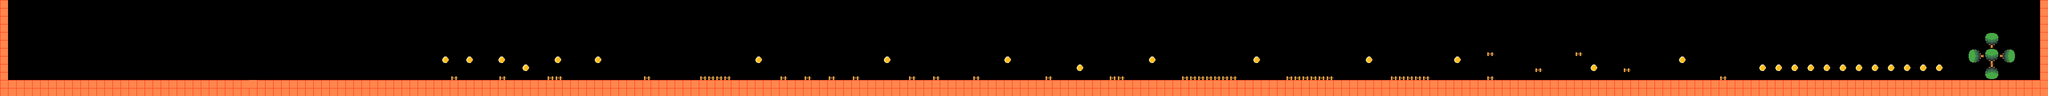

Below is a game level as drawn by its tile map, then a one-line description and the .tmx that defines it (tile-layer data replaced by summaries):
An orthogonal 255x12 tile map with 16x16 px tiles, 5 tile layers (obs, grid, car, win, ...).

<map version="1.9" tiledversion="1.9.2" orientation="orthogonal" renderorder="right-down" width="255" height="12" tilewidth="16" tileheight="16" infinite="0" nextlayerid="8" nextobjectid="1">
 <tileset firstgid="1" source="tile2.tsx" />
 <layer id="1" name="obs" width="255" height="12">
  <data>[3060 cells, 530 non-empty, 2 distinct tile ids]</data>
 </layer>
 <layer id="2" name="grid" width="255" height="12">
  <data>[3060 cells, 530 non-empty, 1 distinct tile ids]</data>
 </layer>
 <layer id="5" name="car" width="255" height="12">
  <data>[3060 cells, 43 non-empty, 1 distinct tile ids]</data>
 </layer>
 <layer id="6" name="win" width="255" height="12">
  <data>[3060 cells, 20 non-empty, 4 distinct tile ids]</data>
 </layer>
 <layer id="4" name="item" width="255" height="12">
  <data>[3060 cells, 29 non-empty, 2 distinct tile ids]</data>
 </layer>
</map>